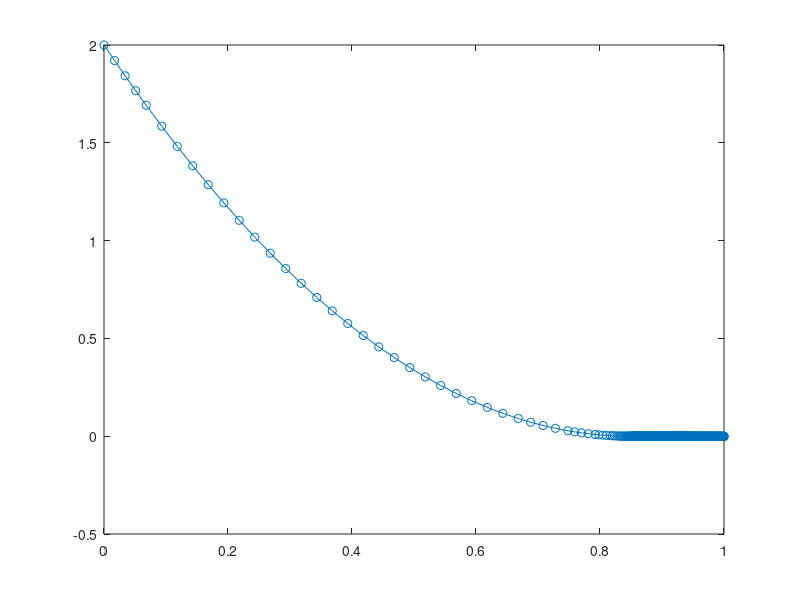

Write MATLAB code to recreate this figure.
%%%%%%%%%%%%%%%%%%%%%%%%%%%%%%%%%%%%%%%%%%%%%%%%%%%%%%%%%%%%%%%%%%%%%%%%%%%
% Exercise 6    TTK4130     Helene Hogstad Fossum                         %
%%%%%%%%%%%%%%%%%%%%%%%%%%%%%%%%%%%%%%%%%%%%%%%%%%%%%%%%%%%%%%%%%%%%%%%%%%%

%% PROBLEM 4C
% Parameters
rho = 1000;     % [kg/m^3]
A = 4.5;        % [m^2]
g = 10;         % [m/s^2]
C_v = 0.15;     % [m^3/(s*sqrt(Pa))] The valve constant
h_0 = 2;        % [m] Initial value


f = @(t,h)(-C_v/A)*sqrt(rho*g*h);    % The function for dh/dt
tspan = [0 1];                      % The time span we want to simulate

% Solving
[t,h] = ode45(f,tspan,h_0);

% % Plot
 plot(t,h,'o-');

